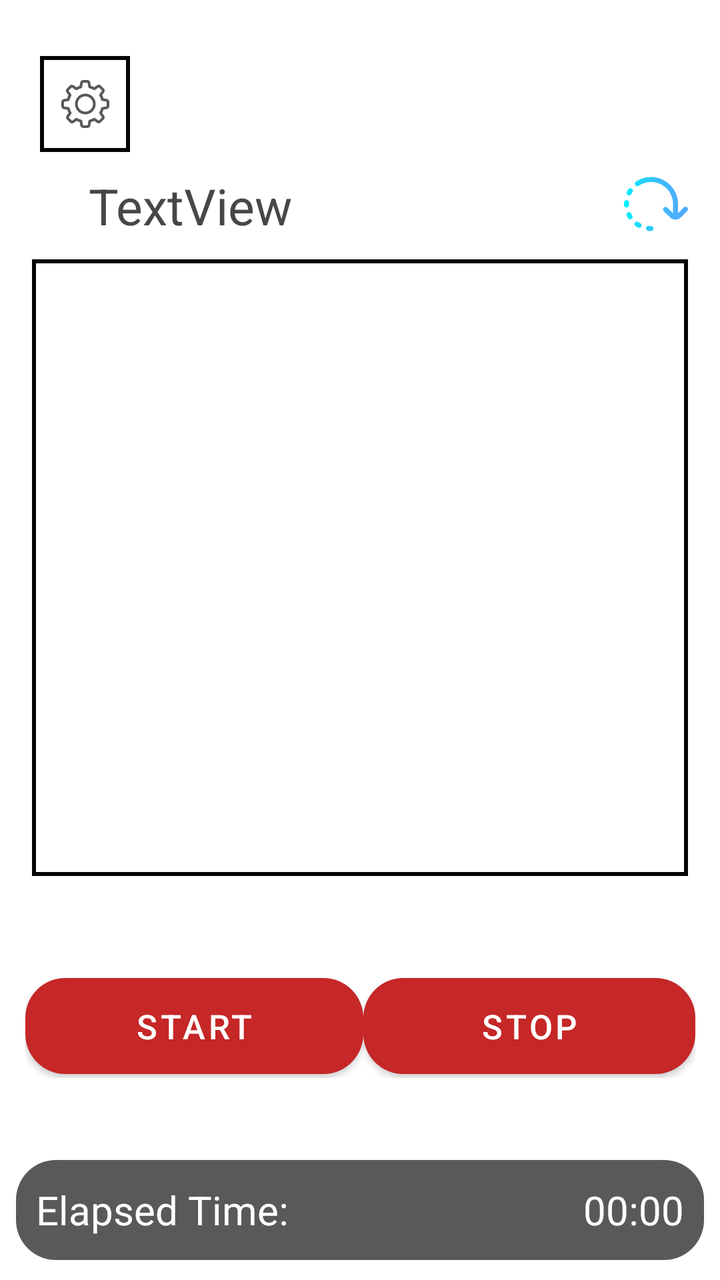
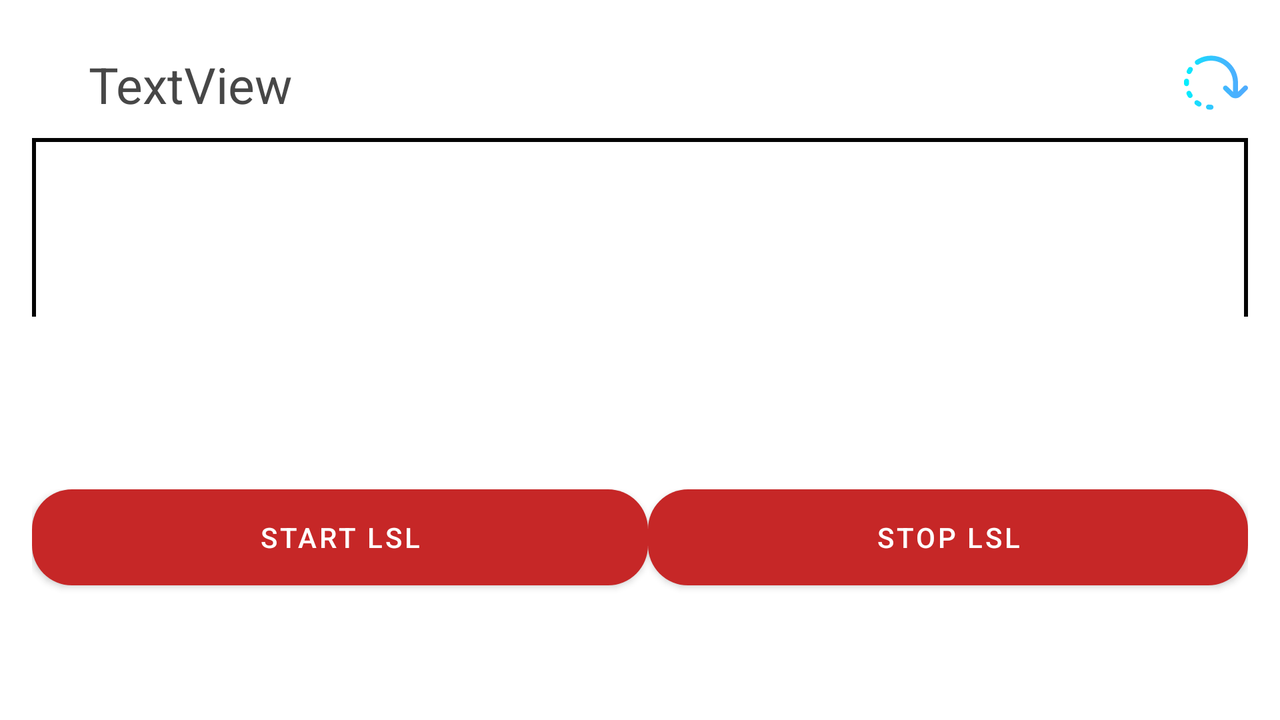

An Android layout and its configuration variant, each rendered on a device that would load it. The default file and the variant file are quoted in full after the pictures.
<!-- AndroidManifest.xml: activity theme AppTheme.NoActionBar -->
<!-- res/layout/activity_main.xml -->
<?xml version="1.0" encoding="utf-8"?>
<android.support.constraint.ConstraintLayout xmlns:android="http://schemas.android.com/apk/res/android"
    xmlns:app="http://schemas.android.com/apk/res-auto"
    xmlns:tools="http://schemas.android.com/tools"
    android:id="@+id/activity_lsldemo"
    android:layout_width="match_parent"
    android:layout_height="match_parent"
    android:paddingLeft="@dimen/activity_horizontal_margin"
    android:paddingTop="@dimen/activity_vertical_margin"
    android:paddingRight="@dimen/activity_horizontal_margin"
    android:paddingBottom="@dimen/activity_vertical_margin"
    tools:context="com.example.aliayubkhan.LSLReceiver.de.example.aliayubkhan.LSLReceiver.MainActivity">

    <LinearLayout
        android:id="@+id/linearHorizontal"
        android:layout_width="335dp"
        android:layout_height="50dp"
        android:layout_alignParentTop="false"
        android:layout_alignParentBottom="true"
        android:layout_centerHorizontal="true"
        android:layout_marginStart="16dp"
        android:layout_marginEnd="16dp"
        android:layout_marginBottom="50dp"
        android:orientation="horizontal"
        app:layout_constraintBottom_toBottomOf="parent"
        app:layout_constraintEnd_toEndOf="parent"
        app:layout_constraintStart_toStartOf="parent"
        app:layout_constraintTop_toBottomOf="@+id/linearVertical">

        <Button
            android:id="@+id/startLSL"
            android:layout_width="wrap_content"
            android:layout_height="wrap_content"
            android:layout_weight="1"
            android:background="@drawable/shape"
            android:text="@string/start"
            android:textColor="#FFFFFF"
            android:textSize="17dp" />

        <Button
            android:id="@+id/stopLSL"
            android:layout_width="wrap_content"
            android:layout_height="wrap_content"
            android:layout_weight="1"
            android:background="@drawable/shape"
            android:text="@string/stop"
            android:textColor="#FFFFFF"
            android:textSize="17dp" />
    </LinearLayout>

    <LinearLayout
        android:id="@+id/linearVertical"
        android:layout_width="0dp"
        android:layout_height="0dp"
        android:layout_alignParentTop="true"
        android:layout_centerHorizontal="true"
        android:layout_marginStart="16dp"
        android:layout_marginTop="86dp"
        android:layout_marginEnd="16dp"
        android:layout_marginBottom="142dp"
        android:orientation="vertical"
        app:layout_constraintBottom_toTopOf="@+id/linearLayout"
        app:layout_constraintEnd_toEndOf="parent"
        app:layout_constraintHorizontal_bias="1.0"
        app:layout_constraintStart_toStartOf="parent"
        app:layout_constraintTop_toTopOf="parent">

        <RelativeLayout
            android:layout_width="match_parent"
            android:layout_height="wrap_content"
            android:orientation="horizontal">

            <TextView
                android:id="@+id/tv"
                android:layout_width="wrap_content"
                android:layout_height="wrap_content"
                android:layout_alignParentStart="true"
                android:layout_alignParentTop="true"
                android:layout_marginStart="28dp"
                android:text="TextView"
                android:textAlignment="center"
                android:textColor="@color/black"
                android:textSize="25sp" />

            <ImageButton
                android:id="@+id/refreshStreams"
                android:layout_width="wrap_content"
                android:layout_height="wrap_content"
                android:layout_alignParentTop="true"
                android:layout_alignParentEnd="true"
                android:adjustViewBounds="true"
                android:background="@drawable/ic_loading"
                android:contentDescription="@string/refreshing_streams"
                android:cropToPadding="false"
                android:padding="16dp" />


        </RelativeLayout>


        <ListView
            android:id="@+id/streams"
            android:layout_width="match_parent"
            android:layout_height="match_parent"
            android:layout_marginTop="10dp"
            android:dividerHeight="1dp"
            android:background="@drawable/boundary"
            />

        <ScrollView
            android:layout_width="match_parent"
            android:layout_height="wrap_content">

        </ScrollView>

    </LinearLayout>

    <LinearLayout
        android:id="@+id/linearLayout"
        android:layout_width="0dp"
        android:layout_height="50dp"
        android:layout_marginStart="8dp"
        android:layout_marginEnd="8dp"
        android:layout_marginBottom="10dp"
        android:orientation="vertical"
        app:layout_constraintBottom_toBottomOf="parent"
        app:layout_constraintEnd_toEndOf="parent"
        app:layout_constraintStart_toStartOf="parent"
        app:layout_constraintTop_toBottomOf="@+id/linearVertical">

        <LinearLayout
            android:layout_width="match_parent"
            android:layout_height="match_parent"
            android:orientation="horizontal"
            android:background="@drawable/shape">

            <TextView
                android:id="@+id/Timer"
                android:layout_width="0dp"
                android:layout_height="wrap_content"
                android:layout_gravity="center"
                android:layout_weight="1"
                android:paddingLeft="10dp"
                android:text="@string/elapsed_time"
                android:textColor="#FFFFFF"
                android:textSize="20sp" />

            <TextView
                android:id="@+id/elapsedTime"
                android:layout_width="wrap_content"
                android:layout_height="wrap_content"
                android:layout_gravity="center"
                android:paddingRight="10dp"
                android:text="00:00"
                android:textAlignment="center"
                android:textColor="#FFFFFF"
                android:textSize="20sp" />
        </LinearLayout>

    </LinearLayout>

    <ImageButton
        android:id="@+id/settings_btn"
        style="?android:attr/borderlessButtonStyle"
        android:layout_width="45dp"
        android:layout_height="wrap_content"
        android:layout_marginTop="28dp"
        android:background="@drawable/boundary"
        android:src="@drawable/ic_settings"
        app:layout_constraintEnd_toEndOf="parent"
        app:layout_constraintHorizontal_bias="0.063"
        app:layout_constraintStart_toStartOf="parent"
        app:layout_constraintTop_toTopOf="parent" />

</android.support.constraint.ConstraintLayout>
<!-- resources referenced by this layout -->
<resources>
  <color name="black">#474747</color>
  <!-- drawable boundary (drawable) -->
  <?xml version="1.0" encoding="utf-8"?>
  <shape xmlns:android="http://schemas.android.com/apk/res/android" android:shape="rectangle" >
      
      
      
      <solid android:color="@color/surface_white" />
      <stroke android:width="2dip" android:color="@color/surface_stroke" />
  </shape>
  <!-- drawable ic_loading: vector/xml drawable (drawable, 3463 chars, omitted) -->
  <!-- drawable ic_settings: vector/xml drawable (drawable, 3131 chars, omitted) -->
  <!-- drawable shape (drawable) -->
  <?xml version="1.0" encoding="utf-8"?>
  <shape xmlns:android="http://schemas.android.com/apk/res/android"
      android:shape="rectangle"
      android:padding="10dp">
      <solid android:color="@color/button_color"/>
      <corners android:radius="20dp"/>
  </shape>
  <string name="elapsed_time">Elapsed Time:</string>
  <string name="refreshing_streams">Refreshing Streams</string>
  <string name="start">START</string>
  <string name="stop">STOP</string>
  <style name="AppTheme.NoActionBar">
          <item name="windowActionBar">false</item>
          <item name="windowNoTitle">true</item>
      </style>
  <color name="surface_white">@color/stream_list_background</color>
  <color name="surface_stroke">@color/stream_list_stroke</color>
  <color name="button_color">#595959</color>
  <color name="stream_list_background">#FFFFFF</color>
  <color name="stream_list_stroke">#040404</color>
</resources>
<!-- res/layout-land/activity_main.xml (the repository's variant of the layout above) -->
<!-- drawn on the phone turned sideways -->
<?xml version="1.0" encoding="utf-8"?>
<android.support.constraint.ConstraintLayout xmlns:android="http://schemas.android.com/apk/res/android"
    xmlns:app="http://schemas.android.com/apk/res-auto"
    xmlns:tools="http://schemas.android.com/tools"
    android:id="@+id/activity_lsldemo"
    android:layout_width="match_parent"
    android:layout_height="match_parent"
    android:paddingBottom="@dimen/activity_vertical_margin"
    android:paddingLeft="@dimen/activity_horizontal_margin"
    android:paddingRight="@dimen/activity_horizontal_margin"
    android:paddingTop="@dimen/activity_vertical_margin"
    tools:context="com.example.aliayubkhan.LSLReceiver.de.example.aliayubkhan.LSLReceiver.MainActivity">

    <LinearLayout
        android:id="@+id/linearHorizontal"
        android:layout_width="0dp"
        android:layout_height="82dp"
        android:layout_alignParentBottom="true"
        android:layout_alignParentTop="false"
        android:layout_centerHorizontal="true"
        android:layout_marginBottom="24dp"
        android:layout_marginEnd="16dp"
        android:layout_marginStart="16dp"
        android:orientation="horizontal"
        app:layout_constraintBottom_toBottomOf="parent"
        app:layout_constraintEnd_toEndOf="parent"
        app:layout_constraintStart_toStartOf="parent"
        app:layout_constraintTop_toBottomOf="@+id/linearVertical">

        <Button
            android:id="@+id/startLSL"
            android:layout_width="wrap_content"
            android:layout_height="wrap_content"
            android:layout_weight="1"
            android:text="START LSL"
            android:background="@drawable/shape"/>

        <Button
            android:id="@+id/stopLSL"
            android:layout_width="wrap_content"
            android:layout_height="wrap_content"
            android:layout_weight="1"
            android:text="STOP LSL"
            android:background="@drawable/shape"/>
    </LinearLayout>

    <LinearLayout
        android:id="@+id/linearVertical"
        android:layout_width="0dp"
        android:layout_height="133dp"
        android:layout_alignParentTop="true"
        android:layout_centerHorizontal="true"
        android:layout_marginBottom="77dp"
        android:layout_marginEnd="16dp"
        android:layout_marginStart="16dp"
        android:layout_marginTop="16dp"
        android:orientation="vertical"
        app:layout_constraintBottom_toTopOf="@+id/linearHorizontal"
        app:layout_constraintEnd_toEndOf="parent"
        app:layout_constraintHorizontal_bias="1.0"
        app:layout_constraintStart_toStartOf="parent"
        app:layout_constraintTop_toTopOf="parent">

        <RelativeLayout
            android:layout_width="match_parent"
            android:layout_height="wrap_content"
            android:orientation="horizontal">

            <TextView
                android:id="@+id/tv"
                android:layout_width="wrap_content"
                android:layout_height="wrap_content"
                android:layout_alignParentStart="true"
                android:layout_alignParentTop="true"
                android:layout_marginStart="28dp"
                android:text="TextView"
                android:textAlignment="center"
                android:textColor="@color/black"
                android:textSize="25sp" />

            <ImageButton
                android:id="@+id/refreshStreams"
                android:layout_width="wrap_content"
                android:layout_height="wrap_content"
                android:layout_alignParentEnd="true"
                android:layout_alignParentTop="true"
                android:adjustViewBounds="true"
                android:background="@drawable/ic_loading"
                android:contentDescription="@string/refreshing_streams"
                android:cropToPadding="false"
                android:padding="16dp" />


        </RelativeLayout>


        <ScrollView
            android:layout_width="match_parent"
            android:layout_height="wrap_content">

        </ScrollView>

        <ListView
            android:id="@+id/streams"
            android:layout_width="match_parent"
            android:layout_height="110dp"
            android:layout_marginTop="10dp"
            android:dividerHeight="1dp"
            android:background="@drawable/boundary"/>

    </LinearLayout>
</android.support.constraint.ConstraintLayout>
<!-- resources referenced by the variant -->
<!-- as the phone turned sideways resolves them -->
<resources>
  <color name="black">#474747</color>
  <!-- drawable boundary (drawable) -->
  <?xml version="1.0" encoding="utf-8"?>
  <shape xmlns:android="http://schemas.android.com/apk/res/android" android:shape="rectangle" >
      
      
      
      <solid android:color="@color/surface_white" />
      <stroke android:width="2dip" android:color="@color/surface_stroke" />
  </shape>
  <!-- drawable ic_loading: vector/xml drawable (drawable, 3463 chars, omitted) -->
  <!-- drawable shape (drawable) -->
  <?xml version="1.0" encoding="utf-8"?>
  <shape xmlns:android="http://schemas.android.com/apk/res/android"
      android:shape="rectangle"
      android:padding="10dp">
      <solid android:color="@color/button_color"/>
      <corners android:radius="20dp"/>
  </shape>
  <string name="refreshing_streams">Refreshing Streams</string>
  <style name="AppTheme.NoActionBar">
          <item name="windowActionBar">false</item>
          <item name="windowNoTitle">true</item>
      </style>
  <color name="surface_white">@color/stream_list_background</color>
  <color name="surface_stroke">@color/stream_list_stroke</color>
  <color name="button_color">#595959</color>
  <color name="stream_list_background">#FFFFFF</color>
  <color name="stream_list_stroke">#040404</color>
</resources>
